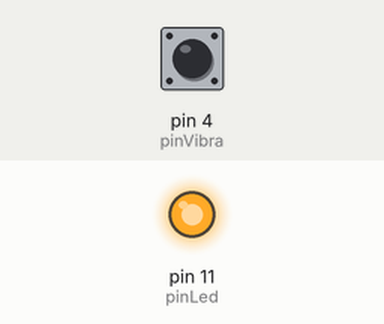
The sketch below on a simulated Arduino Uno, built with avr-gcc and run on an emulated ATmega328P. On the bench: output pins drawn as LEDs (lit = HIGH). The inputs (shaded band) are chosen by the test bench; at power-on: pin 4 (pinVibra) HIGH.

Above: at 1.2 s.
1.3 s: pin 4 (pinVibra) pulled LOW for 0.15 s
At 1.37 s:
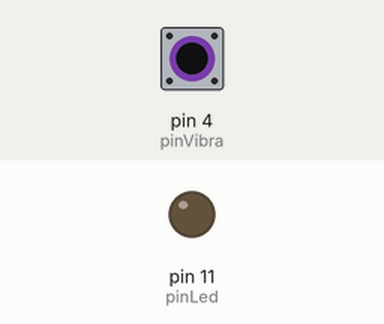
2.9 s: pin 4 (pinVibra) pulled LOW for 3.2 s
At 7.0 s:
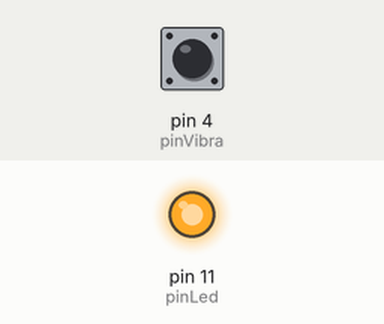
Timing chart, 0 to 8.5 s (numbered marks = the images above; inputs shaded):
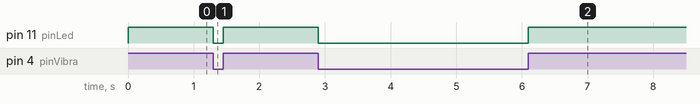

Measured:
- after the input at 1.3 s, pin 11 (pinLed): HIGH → LOW at once, → HIGH 0.15 s later
- after the input at 2.9 s, pin 11 (pinLed): HIGH → LOW at once, → HIGH 3.2 s later

The sketch:

vibracao_KY-002.ino
```cpp
#define pinLed 11 // Declaration of the LED output pin
#define pinVibra 4 //Declaration of the Sensor input pin

void setup ()
{
  pinMode (pinLed, OUTPUT) ; // Initialisation output pin
  pinMode (pinVibra, INPUT) ; // Initializstion sensor pin
  digitalWrite(pinVibra, HIGH); // Activating of the internal pull-up resistors
}

void loop ()
{
  if (digitalRead (pinVibra)) { // If a signal was noticed, the LED will be on
    digitalWrite (pinLed, HIGH);
  } else {
    digitalWrite (pinLed, LOW);
  }
}
```
